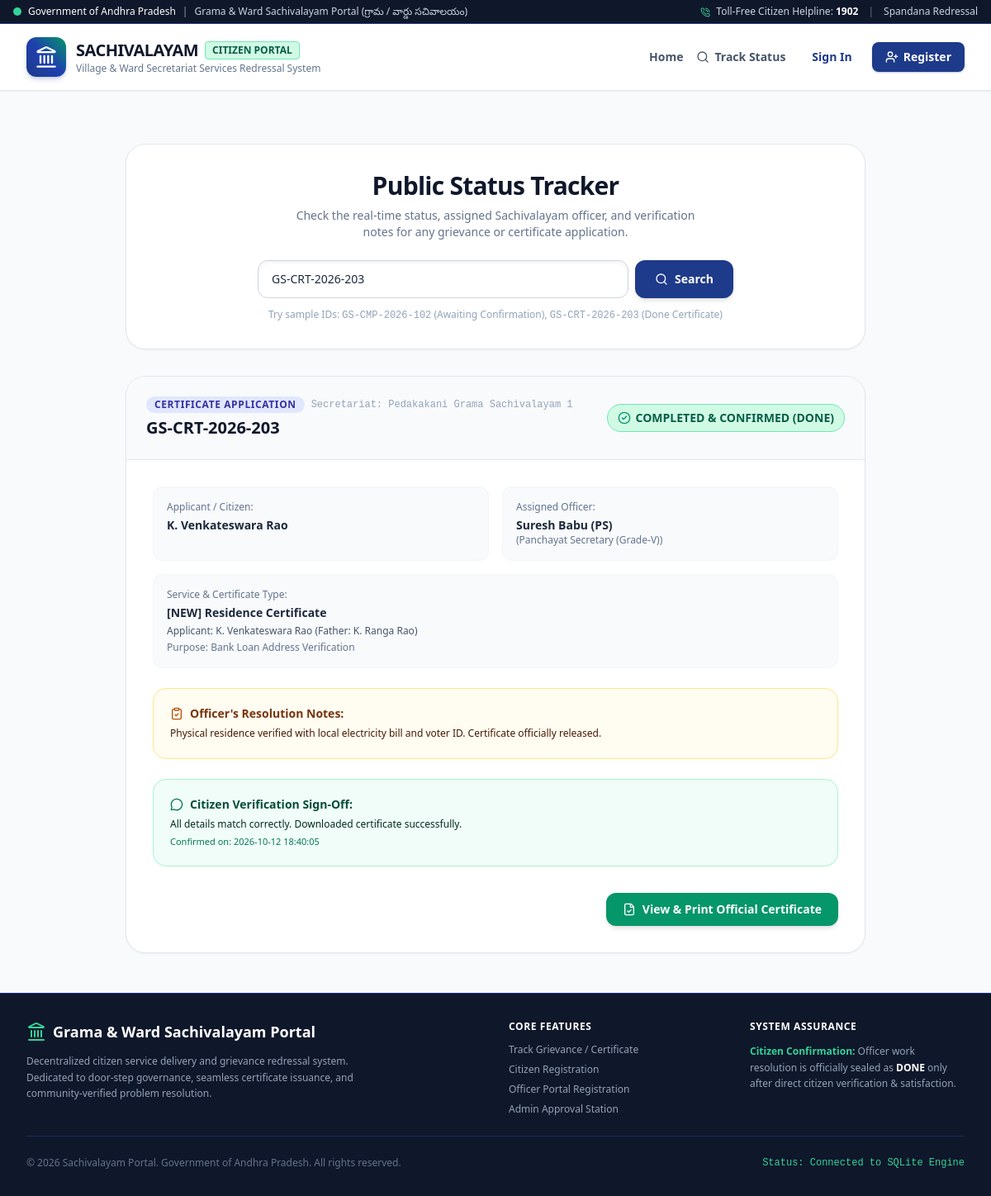
Screenshot of /track?q=GS-CRT-2026-203 with the database file from the repository.
### tables this page shows
CREATE TABLE sachivalayams (
        id INTEGER PRIMARY KEY AUTOINCREMENT,
        name TEXT NOT NULL,
        code TEXT NOT NULL UNIQUE,
        mandal TEXT NOT NULL,
        district TEXT NOT NULL,
        pincode TEXT NOT NULL,
        created_at TIMESTAMP DEFAULT CURRENT_TIMESTAMP
    );

CREATE TABLE certificate_applications (
        id INTEGER PRIMARY KEY AUTOINCREMENT,
        application_no TEXT NOT NULL UNIQUE,
        citizen_id INTEGER NOT NULL,
        sachivalayam_id INTEGER NOT NULL,
        service_type TEXT NOT NULL CHECK(service_type IN ('new', 'renewal')),
        certificate_type TEXT NOT NULL,
        applicant_name TEXT NOT NULL,
        relation_name TEXT,
        relation_type TEXT DEFAULT 'Father',
        annual_income REAL,
        caste_category TEXT,
        previous_cert_no TEXT,
        previous_issue_date TEXT,
        purpose TEXT NOT NULL,
        address TEXT NOT NULL,
        assigned_officer_id INTEGER,
        status TEXT NOT NULL DEFAULT 'SUBMITTED' 
            CHECK(status IN ('SUBMITTED', 'IN_PROGRESS', 'WORK_COMPLETED_PENDING_CONFIRMATION', 'DONE', 'REWORK_REQUESTED')),
        officer_remarks TEXT,
        certificate_payload_json TEXT,
        citizen_feedback TEXT,
        created_at TIMESTAMP DEFAULT CURRENT_TIMESTAMP,
        updated_at TIMESTAMP DEFAULT CURRENT_TIMESTAMP,
        completed_at TIMESTAMP, applicant_photo TEXT, income_proof_doc TEXT, caste_proof_doc TEXT, supporting_doc TEXT,
        FOREIGN KEY (citizen_id) REFERENCES users (id),
        FOREIGN KEY (sachivalayam_id) REFERENCES sachivalayams (id),
        FOREIGN KEY (assigned_officer_id) REFERENCES users (id)
    );

CREATE TABLE users (
        id INTEGER PRIMARY KEY AUTOINCREMENT,
        name TEXT NOT NULL,
        email TEXT NOT NULL UNIQUE,
        phone TEXT NOT NULL,
        aadhaar TEXT,
        password_hash TEXT NOT NULL,
        role TEXT NOT NULL CHECK(role IN ('admin', 'officer', 'citizen')),
        sachivalayam_id INTEGER,
        designation TEXT,
        employee_id TEXT,
        approval_status TEXT NOT NULL DEFAULT 'pending' CHECK(approval_status IN ('pending', 'approved', 'rejected')),
        rejection_reason TEXT,
        approved_at TIMESTAMP,
        approved_by INTEGER,
        created_at TIMESTAMP DEFAULT CURRENT_TIMESTAMP,
        FOREIGN KEY (sachivalayam_id) REFERENCES sachivalayams (id),
        FOREIGN KEY (approved_by) REFERENCES users (id)
    );

### app.py (the view)
@app.route('/track', methods=['GET', 'POST'])
def track():
    query = request.args.get('q', '').strip() or request.form.get('q', '').strip()
    result = None
    item_type = None
    logs = []
    if query:
        conn = get_db()
        complaint = conn.execute('''
            SELECT c.*, s.name as sachivalayam_name, u.name as citizen_name, o.name as officer_name, o.designation as officer_designation
            FROM complaints c
            JOIN sachivalayams s ON c.sachivalayam_id = s.id
            JOIN users u ON c.citizen_id = u.id
            LEFT JOIN users o ON c.assigned_officer_id = o.id
            WHERE c.ticket_id = ?
        ''', (query,)).fetchone()
        if complaint:
            result = complaint
            item_type = 'complaint'
            logs = conn.execute('''
                SELECT l.*, u.name as actor_name, u.role as actor_role
                FROM activity_logs l
                LEFT JOIN users u ON l.actor_id = u.id
                WHERE l.entity_type = 'complaint' AND l.entity_id = ?
                ORDER BY l.created_at DESC
            ''', (complaint['id'],)).fetchall()
        else:
            cert = conn.execute('''
                SELECT c.*, s.name as sachivalayam_name, u.name as citizen_name, o.name as officer_name, o.designation as officer_designation
                FROM certificate_applications c
                JOIN sachivalayams s ON c.sachivalayam_id = s.id
                JOIN users u ON c.citizen_id = u.id
                LEFT JOIN users o ON c.assigned_officer_id = o.id
                WHERE c.application_no = ?
            ''', (query,)).fetchone()
            if cert:
                result = cert
                item_type = 'certificate'
                logs = conn.execute('''
                    SELECT l.*, u.name as actor_name, u.role as actor_role
                    FROM activity_logs l
                    LEFT JOIN users u ON l.actor_id = u.id
                    WHERE l.entity_type = 'certificate' AND l.entity_id = ?
                    ORDER BY l.created_at DESC
                ''', (cert['id'],)).fetchall()
        conn.close()
    return render_template('track.html', query=query, result=result, item_type=item_type, logs=logs)

### app.py (called while the page is built)
@app.context_processor
def inject_global_data():
    conn = get_db()
    sachivalayams = conn.execute("SELECT * FROM sachivalayams ORDER BY name ASC").fetchall()
    conn.close()
    return dict(sachivalayams=sachivalayams)

### database.py (called while the page is built)
def get_db():
    conn = sqlite3.connect(DB_PATH)
    conn.row_factory = sqlite3.Row
    conn.execute("PRAGMA foreign_keys = ON")
    return conn

### templates/track.html (shortened to what this page needs)
{% extends "base.html" %}
{% block content %}
<div class="max-w-4xl mx-auto py-6 space-y-8">
    <div class="bg-white p-6 sm:p-8 rounded-3xl border border-slate-200 shadow-sm text-center">
        <h1 class="text-2xl sm:text-3xl font-extrabold text-slate-900 tracking-tight">Public Status Tracker</h1>
        <p class="text-sm text-slate-500 mt-2 max-w-lg mx-auto">
            Check the real-time status, assigned Sachivalayam officer, and verification notes for any grievance or certificate application.
        </p>
        <form action="{{ url_for('track') }}" method="GET" class="mt-6 max-w-xl mx-auto flex gap-2">
            <input type="text" name="q" value="{{ query }}" placeholder="e.g. GS-CMP-2026-102 or GS-CRT-2026-201"
                   class="flex-grow px-4 py-3 rounded-xl border border-slate-300 text-sm focus:ring-2 focus:ring-govblue-500 focus:outline-none shadow-inner" required>
            <button type="submit" class="px-6 py-3 rounded-xl bg-govblue-900 hover:bg-govblue-950 text-white font-bold text-sm shadow-md transition flex items-center gap-2">
                <i data-lucide="search" class="w-4 h-4"></i>
                <span>Search</span>
            </button>
        </form>
        <div class="mt-3 text-xs text-slate-400">
            Try sample IDs:
            <a href="{{ url_for('track', q='GS-CMP-2026-102') }}" class="text-govblue-600 hover:underline font-mono">GS-CMP-2026-102</a> (Awaiting Confirmation),
            <a href="{{ url_for('track', q='GS-CRT-2026-203') }}" class="text-govblue-600 hover:underline font-mono">GS-CRT-2026-203</a> (Done Certificate)
        </div>
    </div>
    {% if query %}
        {% if result %}
            <div class="bg-white rounded-3xl border border-slate-200 shadow-sm overflow-hidden">
                <div class="p-6 bg-slate-50 border-b border-slate-200 flex flex-wrap justify-between items-center gap-4">
                    <div>
                        <div class="flex items-center gap-2 mb-1">
                            <span class="text-xs font-bold uppercase tracking-wider px-2.5 py-0.5 rounded-full {{ 'bg-blue-100 text-blue-800' if item_type == 'complaint' else 'bg-indigo-100 text-indigo-800' }}">
                                {{ 'Grievance / Complaint' if item_type == 'complaint' else 'Certificate Application' }}
                            </span>
                            <span class="text-xs text-slate-400 font-mono">Secretariat: {{ result.sachivalayam_name }}</span>
                        </div>
                        <h2 class="text-xl font-bold text-slate-900">
                            {{ result.ticket_id if item_type == 'complaint' else result.application_no }}
                        </h2>
                    </div>
                    <div>
                        {% if result.status == 'DONE' %}
                            <div class="inline-flex items-center gap-1.5 px-3 py-1.5 rounded-full bg-emerald-100 text-emerald-800 border border-emerald-300 font-bold text-sm">
                                <i data-lucide="check-circle-2" class="w-4 h-4 text-emerald-600"></i>
                                <span>COMPLETED & CONFIRMED (DONE)</span>
                            </div>
                        {% elif result.status == 'WORK_COMPLETED_PENDING_CONFIRMATION' %}
                            <div class="inline-flex items-center gap-1.5 px-3 py-1.5 rounded-full bg-amber-100 text-amber-900 border border-amber-300 font-bold text-sm animate-pulse">
                                <i data-lucide="clock" class="w-4 h-4 text-amber-600"></i>
                                <span>WORK COMPLETED (AWAITING CITIZEN CONFIRMATION)</span>
                            </div>
                        {% elif result.status == 'REWORK_REQUESTED' %}
                            <div class="inline-flex items-center gap-1.5 px-3 py-1.5 rounded-full bg-rose-100 text-rose-800 border border-rose-300 font-bold text-sm">
                                <i data-lucide="alert-triangle" class="w-4 h-4 text-rose-600"></i>
                                <span>REWORK REQUESTED BY CITIZEN</span>
                            </div>
                        {% elif result.status == 'IN_PROGRESS' %}
                            <div class="inline-flex items-center gap-1.5 px-3 py-1.5 rounded-full bg-blue-100 text-blue-800 border border-blue-300 font-bold text-sm">
                                <i data-lucide="refresh-cw" class="w-4 h-4 text-blue-600"></i>
                                <span>IN PROGRESS / FIELD INQUIRY</span>
                            </div>
                        {% else %}
                            <div class="inline-flex items-center gap-1.5 px-3 py-1.5 rounded-full bg-slate-100 text-slate-700 border border-slate-300 font-bold text-sm">
                                <i data-lucide="inbox" class="w-4 h-4 text-slate-500"></i>
                                <span>SUBMITTED</span>
                            </div>
                        {% endif %}
                    </div>
                </div>
                <div class="p-6 sm:p-8 space-y-6">
                    <div class="grid grid-cols-1 sm:grid-cols-2 gap-4 text-sm">
                        <div class="p-4 rounded-xl bg-slate-50 border border-slate-100">
                            <span class="text-xs text-slate-500 block mb-1">Applicant / Citizen:</span>
                            <span class="font-bold text-slate-800">{{ result.citizen_name }}</span>
                        </div>
                        <div class="p-4 rounded-xl bg-slate-50 border border-slate-100">
                            <span class="text-xs text-slate-500 block mb-1">Assigned Officer:</span>
                            <span class="font-bold text-slate-800">{{ result.officer_name or 'Pending Assignment' }}</span>
                            {% if result.officer_designation %}
                                <span class="text-xs text-slate-500 block">({{ result.officer_designation }})</span>
                            {% endif %}
                        </div>
                        {% if item_type == 'complaint' %}
                            <div class="p-4 rounded-xl bg-slate-50 border border-slate-100 sm:col-span-2">
                                <span class="text-xs text-slate-500 block mb-1">Category & Title:</span>
                                <span class="font-bold text-slate-800">[{{ result.category }}] {{ result.title }}</span>
                                <p class="text-xs text-slate-600 mt-2">{{ result.description }}</p>
                                <div class="mt-2 text-xs text-slate-500">
                                    <i data-lucide="map-pin" class="w-3.5 h-3.5 inline mr-1 text-slate-400"></i> Location: {{ result.location }}
                                </div>
                            </div>
                        {% else %}
                            <div class="p-4 rounded-xl bg-slate-50 border border-slate-100 sm:col-span-2">
                                <span class="text-xs text-slate-500 block mb-1">Service & Certificate Type:</span>
                                <span class="font-bold text-slate-800">[{{ result.service_type|upper }}] {{ result.certificate_type }}</span>
                                <p class="text-xs text-slate-600 mt-1">Applicant: {{ result.applicant_name }} ({{ result.relation_type }}: {{ result.relation_name or 'N/A' }})</p>
                                <p class="text-xs text-slate-500 mt-1">Purpose: {{ result.purpose }}</p>
                            </div>
                        {% endif %}
                    </div>
                    {% set officer_notes = result.officer_resolution_notes if item_type == 'complaint' else result.officer_remarks %}
                    {% if officer_notes %}
                        <div class="p-5 rounded-2xl bg-amber-50/70 border border-amber-200">
                            <div class="flex items-center gap-2 text-amber-900 font-bold text-sm mb-1">
                                <i data-lucide="clipboard-check" class="w-4 h-4 text-amber-700"></i>
                                Officer's Resolution Notes:
                            </div>
                            <p class="text-xs text-amber-950 leading-relaxed">{{ officer_notes }}</p>
                        </div>
                    {% endif %}
                    {% if result.citizen_feedback %}
                        <div class="p-5 rounded-2xl bg-emerald-50/70 border border-emerald-200">
                            <div class="flex items-center gap-2 text-emerald-900 font-bold text-sm mb-1">
                                <i data-lucide="message-circle" class="w-4 h-4 text-emerald-700"></i>
                                Citizen Verification Sign-Off:
                            </div>
                            <p class="text-xs text-emerald-950 leading-relaxed">{{ result.citizen_feedback }}</p>
                            {% if result.completed_at %}
                                <span class="text-[11px] text-emerald-700 mt-1 block">Confirmed on: {{ result.completed_at }}</span>
                            {% endif %}
                        </div>
                    {% endif %}
                    {% if item_type == 'certificate' and result.status == 'DONE' %}
                        <div class="pt-2 flex justify-end">
                            <a href="{{ url_for('view_certificate', application_no=result.application_no) }}"
                               class="px-5 py-2.5 rounded-xl bg-emerald-600 hover:bg-emerald-700 text-white font-bold text-sm shadow-md transition flex items-center gap-2">
                                <i data-lucide="file-check" class="w-4 h-4"></i>
                                View & Print Official Certificate
                            </a>
                        </div>
                    {% endif %}
                </div>
            </div>
        {% endif %}
    {% endif %}
</div>
{% endblock %}

### rows the page displays
sachivalayams: sachivalayam_name "Pedakakani Grama Sachivalayam 1"
certificate_applications: application_no "GS-CRT-2026-203", service_type "NEW", certificate_type "Residence Certificate", applicant_name "K. Venkateswara Rao", relation_type "Father", relation_name "K. Ranga Rao", purpose "Bank Loan Address Verification", officer_remarks "Physical residence verified with local electricity bill and voter ID. Certificate officially released.", citizen_feedback "All details match correctly. Downloaded certificate successfully.", completed_at "2026-10-12 18:40:05"
users: citizen_name "K. Venkateswara Rao"
users: name "Suresh Babu (PS)", officer_designation "Panchayat Secretary (Grade-V)"
